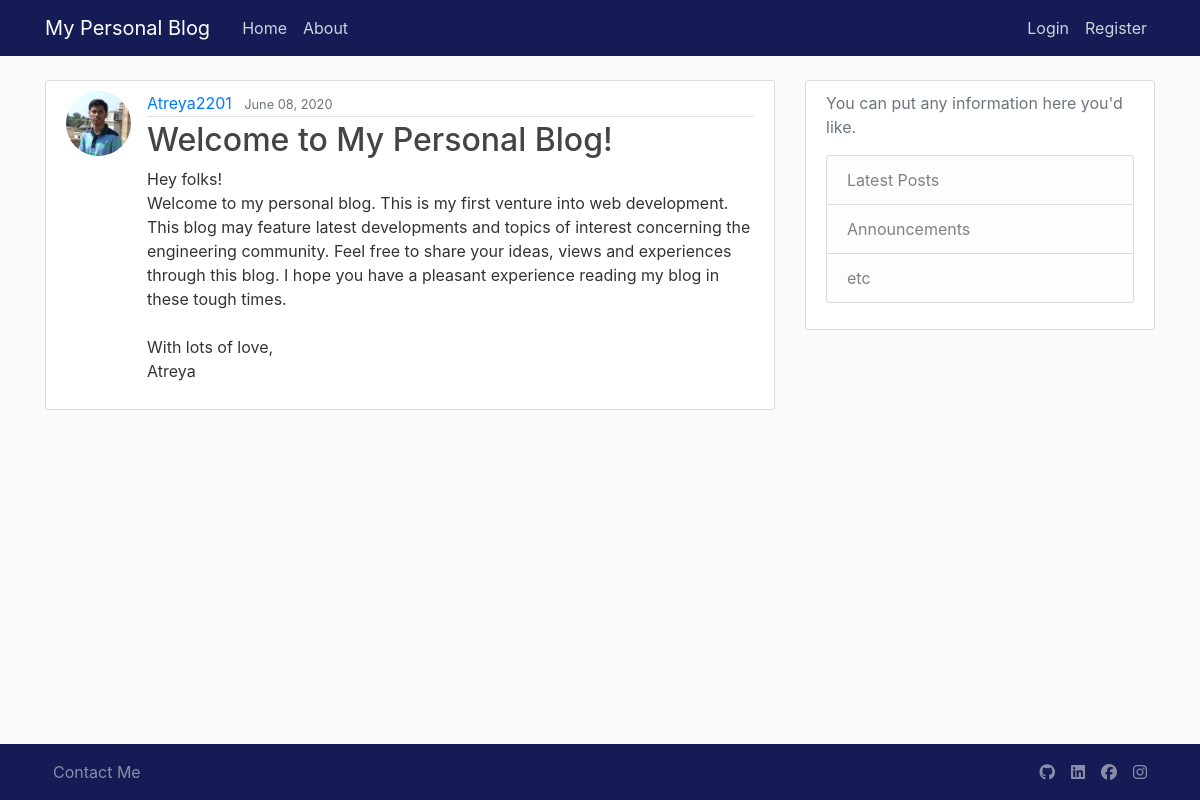
Page /post/6/ on the committed database.
### blog/models.py (models this page shows, shortened)
class Post(models.Model):
    title = models.CharField(max_length=100)
    content = models.TextField()
    date_posted = models.DateTimeField(default=timezone.now)
    author = models.ForeignKey(User, on_delete=models.CASCADE)

### users/models.py (models this page shows, shortened)
class Profile(models.Model):
    user = models.OneToOneField(User, on_delete=models.CASCADE)
    image = models.ImageField(default='default.jpg', upload_to='profile_pics')

### blog/views.py (the view)
# urls.py: path('post/<int:pk>/', PostDetailView.as_view(), name='post-detail'),
class PostDetailView(DetailView):
    model = Post

### blog/templates/blog/post_detail.html (shortened to what this page needs)
{% extends "blog/base.html" %}
{% block content %}
    <article class="media content-section">
        <img class = "rounded-circle article-img" src = "{{ object.author.profile.image.url }}">
        <div class="media-body">
            <div class="article-metadata">
                <a class="mr-2" href="{% url 'user-posts' object.author.username %}">{{ object.author }}</a>
                <small class="text-muted">{{ object.date_posted|date:"F d, Y" }}</small>
            </div>
            <h2 class="article-title">{{ object.title }}</h2>
            <p class="article-content">{{ object.content }}</p>
        </div>
    </article>
{% endblock content %}

### blog/static/blog/main.css (style rules this page uses)
body { background: #fafafa; color: #333333; margin-top: 5rem; }
h1, h2, h3, h4, h5, h6 { color: #444444; }
.content-section { background: #ffffff; padding: 10px 20px; border: 1px solid #dddddd; border-radius: 3px; margin-bottom: 20px; }
.article-title { color: #444444; }
.article-content { white-space: pre-line; }
.article-img { height: 65px; width: 65px; margin-right: 16px; }
.article-metadata { padding-bottom: 1px; margin-bottom: 4px; border-bottom: 1px solid #e3e3e3 }

### rows in the picture
Post: author.profile.image (picture), author "Atreya2201", date_posted "June 08, 2020", title "Welcome to My Personal Blog!", content "Hey folks! Welcome to my personal blog. This is my first venture into web development. This blog may feature latest developments and topics of interest concerning the engineering community. Feel free to share your ideas, views and experiences through this blog. I hope you have a pleasant experience reading my blog in these tough times. With lots of love, Atreya"
